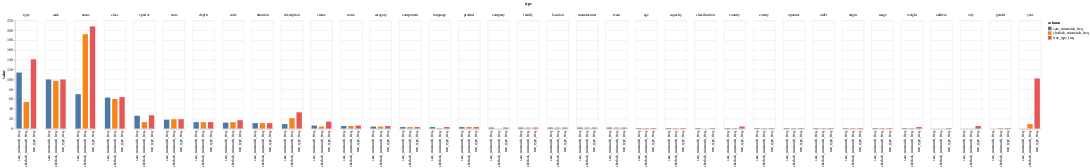

Notebook cell for this chart:
### Code cell
alt.Chart(combined_mismatch_freq_df.reset_index()).transform_fold(
      ['sherlock_mismatch_freq', 'sato_mismatch_freq', 'true_type_freq'],
      as_=['column', 'value']
    ).mark_bar(size=15).encode(
    column=alt.Column('type:O', sort=alt.EncodingSortField(
                field="sato_mismatch_freq",  
                order="descending")),
    x = alt.X('column:N',
              title = '',
              ),
    y=alt.Y('value:Q'),
    color='column:N'
)

### Figure 1 — Vega-Lite specification as saved in the notebook (floating-point values rounded to 4 significant figures)
{"config": {"view": {"continuousWidth": 400, "continuousHeight": 300}}, "data": {"name": "data-66b4d201cc24d3b3d8776675f781b5b3"}, "mark": {"type": "bar", "size": 15}, "encoding": {"color": {"field": "column", "type": "nominal"}, "column": {"field": "type", "sort": {"field": "sato_mismatch_freq", "order": "descending"}, "type": "ordinal"}, "x": {"field": "column", "title": "", "type": "nominal"}, "y": {"field": "value", "type": "quantitative"}}, "transform": [{"fold": ["sherlock_mismatch_freq", "sato_mismatch_freq", "true_type_freq"], "as": ["column", "value"]}], "$schema": "https://vega.github.io/schema/vega-lite/v4.17.0.json", "datasets": {"data-66b4d201cc24d3b3d8776675f781b5b3": [{"type": "address", "sherlock_mismatch_freq": null, "sato_mismatch_freq": null, "true_type_freq": 1}, {"type": "age", "sherlock_mismatch_freq": 1.0, "sato_mismatch_freq": 1.0, "true_type_freq": 1}, {"type": "capacity", "sherlock_mismatch_freq": 1.0, "sato_mismatch_freq": 1.0, "true_type_freq": 1}, {"type": "category", "sherlock_mismatch_freq": 4.0, "sato_mismatch_freq": 4.0, "true_type_freq": 5}, {"type": "city", "sherlock_mismatch_freq": null, "sato_mismatch_freq": null, "true_type_freq": 5}, {"type": "class", "sherlock_mismatch_freq": 60.0, "sato_mismatch_freq": 63.0, "true_type_freq": 64}, {"type": "classification", "sherlock_mismatch_freq": null, "sato_mismatch_freq": 1.0, "true_type_freq": 1}, {"type": "code", "sherlock_mismatch_freq": 13.0, "sato_mismatch_freq": 12.0, "true_type_freq": 17}, {"type": "company", "sherlock_mismatch_freq": null, "sato_mismatch_freq": 2.0, "true_type_freq": 2}, {"type": "component", "sherlock_mismatch_freq": 3.0, "sato_mismatch_freq": 3.0, "true_type_freq": 3}, {"type": "country", "sherlock_mismatch_freq": 1.0, "sato_mismatch_freq": 1.0, "true_type_freq": 4}, {"type": "county", "sherlock_mismatch_freq": 1.0, "sato_mismatch_freq": 1.0, "true_type_freq": 1}, {"type": "depth", "sherlock_mismatch_freq": 13.0, "sato_mismatch_freq": 13.0, "true_type_freq": 13}, {"type": "description", "sherlock_mismatch_freq": 21.0, "sato_mismatch_freq": 9.0, "true_type_freq": 33}, {"type": "duration", "sherlock_mismatch_freq": 11.0, "sato_mismatch_freq": 11.0, "true_type_freq": 11}, {"type": "family", "sherlock_mismatch_freq": 2.0, "sato_mismatch_freq": 2.0, "true_type_freq": 2}, {"type": "gender", "sherlock_mismatch_freq": 1.0, "sato_mismatch_freq": null, "true_type_freq": 1}, {"type": "language", "sherlock_mismatch_freq": 1.0, "sato_mismatch_freq": 3.0, "true_type_freq": 3}, {"type": "location", "sherlock_mismatch_freq": 2.0, "sato_mismatch_freq": 2.0, "true_type_freq": 2}, {"type": "manufacturer", "sherlock_mismatch_freq": 2.0, "sato_mismatch_freq": 2.0, "true_type_freq": 2}, {"type": "name", "sherlock_mismatch_freq": 192.0, "sato_mismatch_freq": 70.0, "true_type_freq": 208}, {"type": "notes", "sherlock_mismatch_freq": 5.0, "sato_mismatch_freq": 5.0, "true_type_freq": 6}, {"type": "operator", "sherlock_mismatch_freq": 1.0, "sato_mismatch_freq": 1.0, "true_type_freq": 1}, {"type": "order", "sherlock_mismatch_freq": 1.0, "sato_mismatch_freq": 1.0, "true_type_freq": 1}, {"type": "origin", "sherlock_mismatch_freq": 1.0, "sato_mismatch_freq": 1.0, "true_type_freq": 1}, {"type": "product", "sherlock_mismatch_freq": 3.0, "sato_mismatch_freq": 3.0, "true_type_freq": 3}, {"type": "range", "sherlock_mismatch_freq": 1.0, "sato_mismatch_freq": 1.0, "true_type_freq": 1}, {"type": "rank", "sherlock_mismatch_freq": 97.0, "sato_mismatch_freq": 100.0, "true_type_freq": 100}, {"type": "species", "sherlock_mismatch_freq": 13.0, "sato_mismatch_freq": 26.0, "true_type_freq": 27}, {"type": "state", "sherlock_mismatch_freq": 19.0, "sato_mismatch_freq": 18.0, "true_type_freq": 19}, {"type": "status", "sherlock_mismatch_freq": 4.0, "sato_mismatch_freq": 6.0, "true_type_freq": 14}, {"type": "team", "sherlock_mismatch_freq": 2.0, "sato_mismatch_freq": 2.0, "true_type_freq": 2}, {"type": "type", "sherlock_mismatch_freq": 54.0, "sato_mismatch_freq": 114.0, "true_type_freq": 141}, {"type": "weight", "sherlock_mismatch_freq": 1.0, "sato_mismatch_freq": 1.0, "true_type_freq": 3}, {"type": "year", "sherlock_mismatch_freq": 9.0, "sato_mismatch_freq": null, "true_type_freq": 102}]}}
